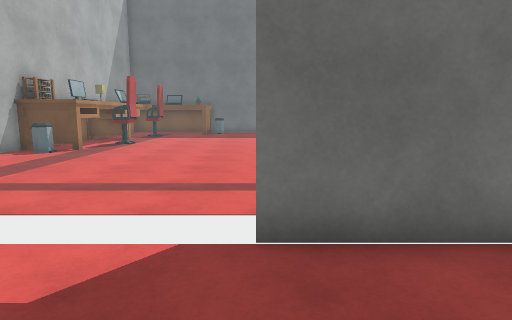
View 1 (above)

18 first-person views from a walk through a Unity game level. The camera is 1.4 m above the floor, tilts 8° down and sees 75° across. The floor is counted in squares, 1 m on a side. Each view is taken from the middle of a square. On the plan, view 1 faces up. The plan holds only what a view shows up to about 15 squares ahead; the rest is blank. The place goes on beyond the plan. Some surface patterns are stand-ins.

View 2
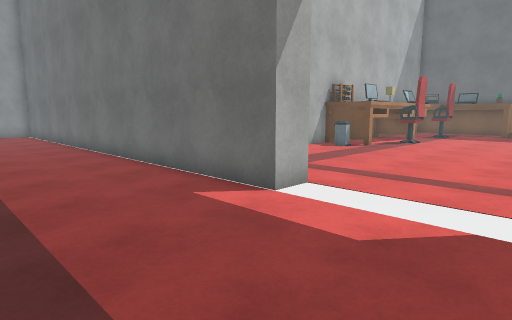

View 3
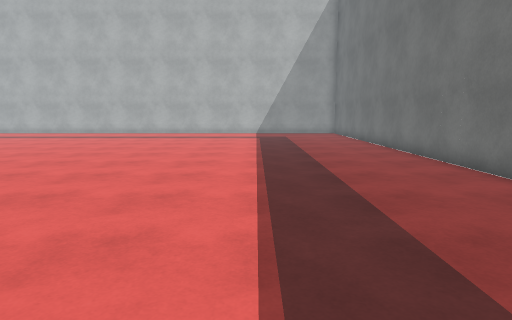

View 4
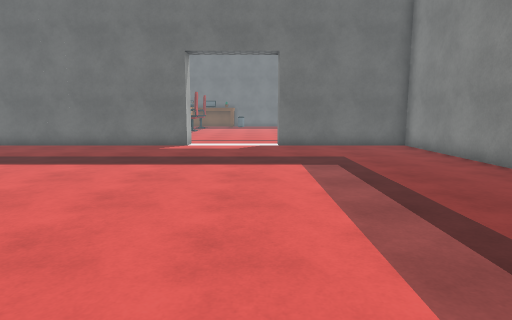

View 5
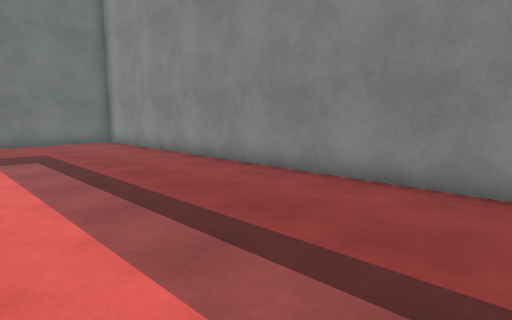

View 6
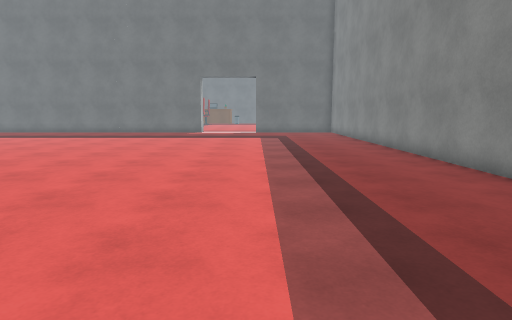

View 7
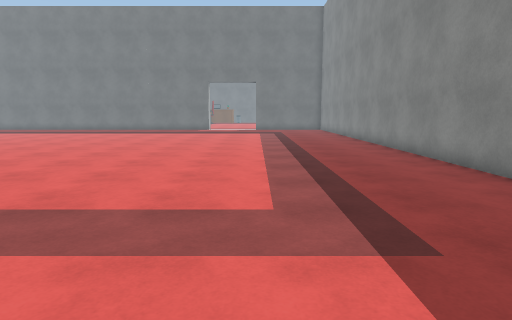

View 8
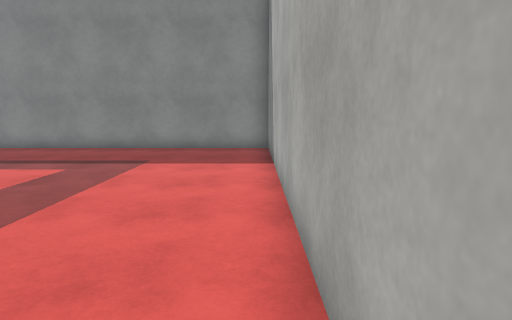

View 9
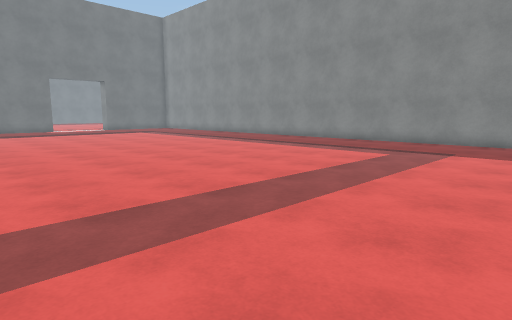

View 10
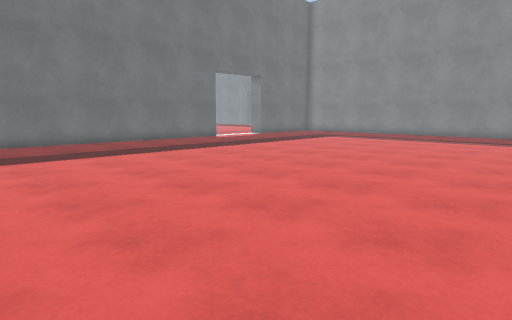

View 11
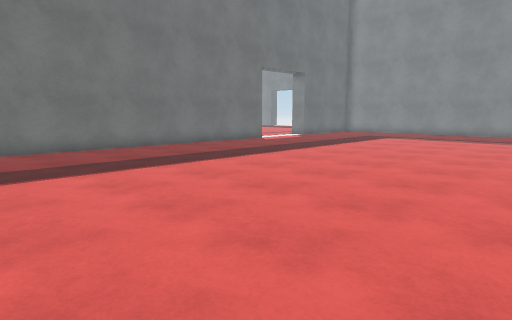

View 12
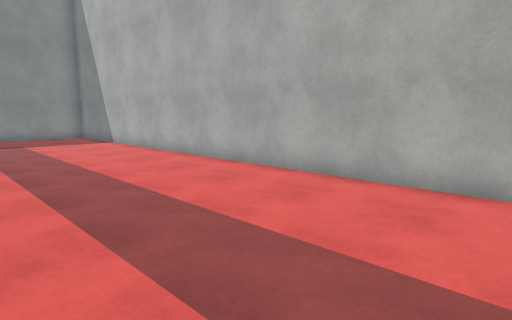

View 13
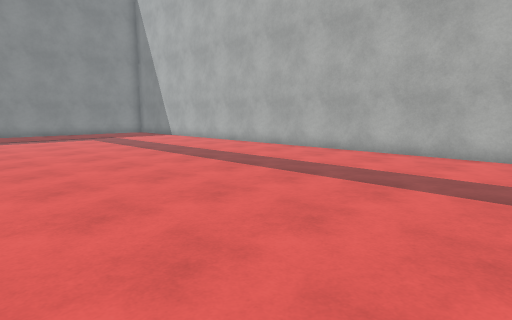

View 14
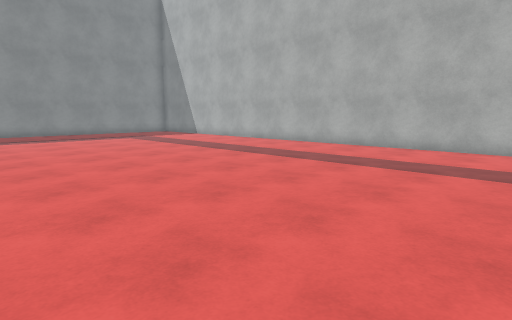

View 15
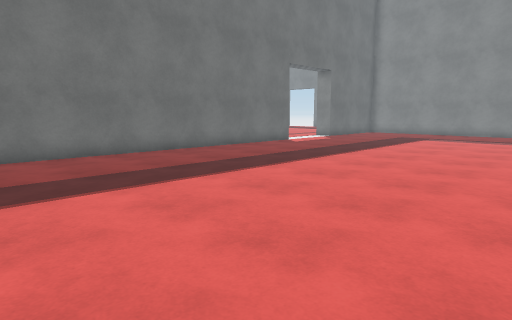

View 16
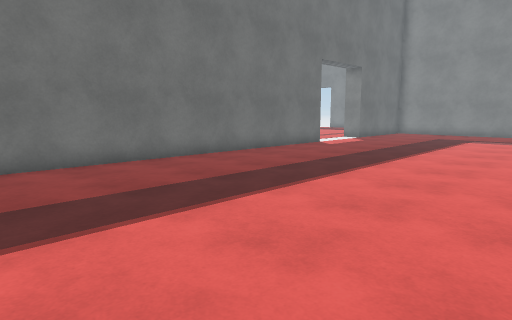

View 17
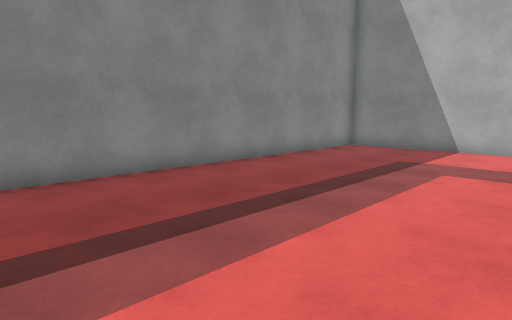

View 18
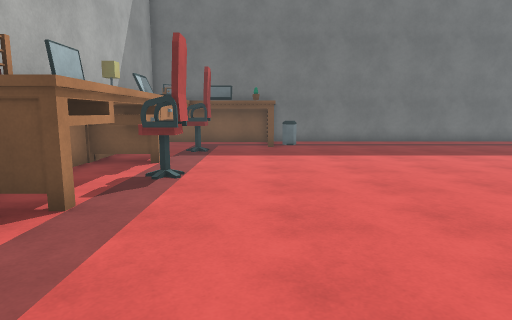

### Floor plan
Points are (right, up) in squares from view 1. A wall is a line through its corners. A room is listed if a view was taken in it or the views show most of it. See-through windows are left out.
Room 1 (views 1, 2, 3, 4, 5, 6, 7, 8, 9, 10, 11, 12, 13, 14, 15, 16, 17)
walls: (-4, 4.6) (-4, 3.5) (-17, 3.5); (-16.6, -25.5) (5.5, -25.5) (5.5, 3.5) (0, 3.5)
ways out: opening at (-1, 4.8) to room 2
Room 2 (view 18)
walls: (-3.2, 21.9) (-5.9, 21.9); (-6.8, 19.2) (-6.8, 17.8); (-9, 12.8) (-9, 11.4)
ways out: opening at (-1, 4.8) to room 1
objects: bin (-8, 12) to (-7, 12); other object (-8, 13) to (-7, 17); other object (-6, 15) to (-6, 16); other object (-6, 20) to (-6, 21); bin (-3, 23) to (-2, 23)

Where each view was taken, in squares from view 1:
view 1: 0 up, 0 right, facing up
view 2: 1 down, 0 right, facing up-left
view 3: 2 down, 0 right, facing left
view 4: 11 down, 1 left, facing up
view 5: 13 down, 1 left, facing up-right
view 6: 21 down, 0 right, facing up
view 7: 25 down, 0 right, facing up
view 8: 25 down, 8 left, facing right
view 9: 25 down, 11 left, facing up-right
view 10: 13 down, 17 left, facing up-right
view 11: 10 down, 18 left, facing up-right
view 12: 19 down, 15 left, facing down-right
view 13: 14 down, 18 left, facing down-right
view 14: 12 down, 18 left, facing down-right
view 15: 8 down, 18 left, facing up-right
view 16: 6 down, 18 left, facing up-right
view 17: 12 down, 2 left, facing down-right
view 18: 8 up, 4 left, facing up
